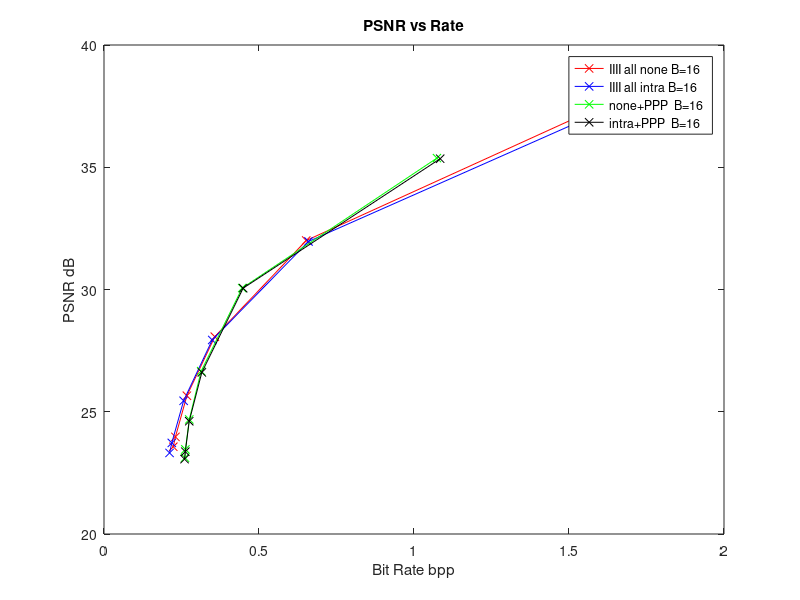
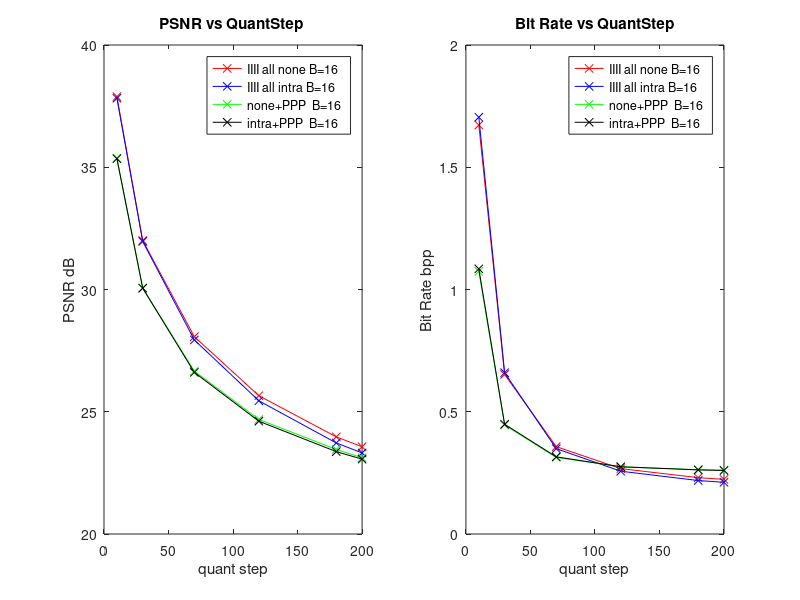
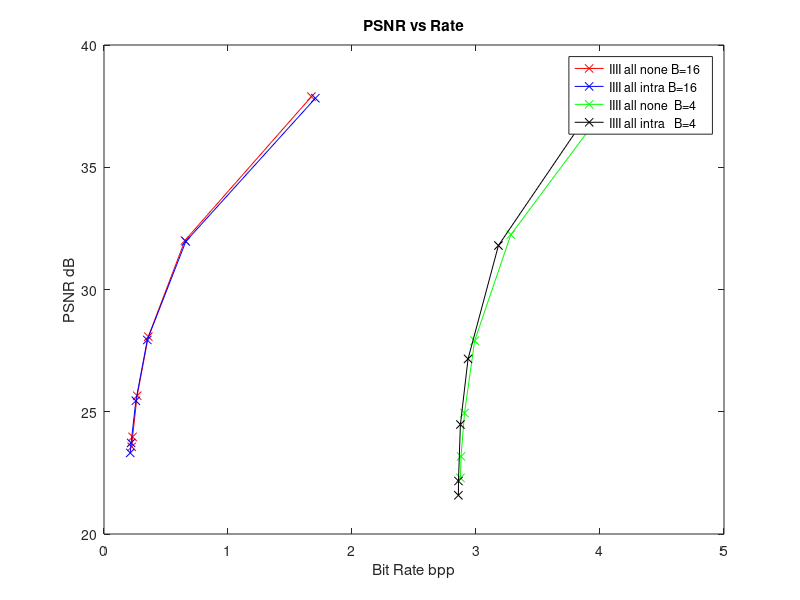
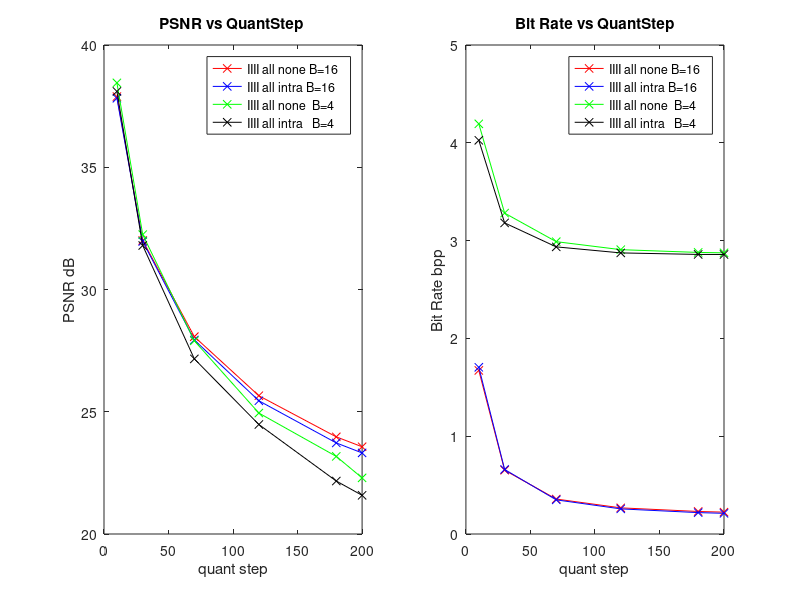

These charts were generated, in order, by the following MATLAB code:


%% RD ploting

%all none B=4
tElapsed11 =[236.3621  197.0320  358.4543  288.5968  261.3360  252.9651];
SizE11 =[8928160     6985176     6363576     6189600     6129352     6120656];
bitRate11 =[4.1938    3.2811    2.9891    2.9074    2.8791    2.8750];
avrgPSNR11 =[38.4515   32.2451   27.9025   24.9471   23.1736   22.2949];
avrgCOST11 =[11.2209   39.7552  106.1039  208.7649  313.7951  383.9370];
%all intra B=4
tElapsed22 =[681.3213  636.2811  474.9037  311.0653  302.5722  297.3892];
SizE22 =[8569928     6771832     6250224     6118952     6085592     6084544];
bitRate22 =[4.0255    3.1809    2.9359    2.8742    2.8586    2.8581];
avrgPSNR22 =[38.1023   31.7993   27.1623   24.4783   22.1662   21.5823];
avrgCOST22 =[11.8172   43.8389  125.5886  232.4231  395.5349  453.1738];
   
QuantStep=[ 10  30  70  120  180 200];  
%all none  B=16
tElapsed1 =[95.8735   43.3796   25.5283   19.9016   19.8156   18.6191]
SizE1 =[3560584     1388816      760920      569208      490392      475728]
bitRate1 =[1.6725    0.6524    0.3574    0.2674    0.2304    0.2235]
avrgPSNR1 =[37.8885   32.0040   28.0705   25.6560   23.9731   23.5682]
avrgCOST1 =[36.2398   49.5503  105.0847  179.0474  262.2236  287.6886]

%all intra B=16
tElapsed2 =[175.6260  129.3222  110.9515  105.3253  105.1820  103.4554]
SizE2 =[3629000     1404416      743264      546640      465664      450232]
bitRate2 =[1.7046    0.6597    0.3491    0.2568    0.2187    0.2115]
avrgPSNR2 =[37.8230   31.9641   27.9359   25.4488   23.7251   23.3160]
avrgCOST2 =[36.9393   50.0506  108.1450  187.5368  277.2665  304.5338]

% none PPP B=16

tElapsed3 =1.0e+03 *[1.0363    1.0238    0.9758    0.9745    0.9722    0.9748];
SizE3 =[2286464      948840      667168      585712      558968      556200];
bitRate3 =[1.0740    0.4457    0.3134    0.2751    0.2626    0.2613];
avrgPSNR3 =[35.3747   30.0609   26.6618   24.6845   23.4601   23.1165];
avrgCOST3 =[43.8779   73.3160  146.8355  226.8523  297.9880  321.9070];

% intra PPP B=16

tElapsed4 =1.0e+03 *[1.0038    0.9862    0.9820    0.9812    0.9820    0.9784]
SizE4 =[2308472      955472      671976      585192      558456      552984]
bitRate4 =[1.0844    0.4488    0.3156    0.2749    0.2623    0.2598]
avrgPSNR4 =[35.3493   30.0531   26.6097   24.6128   23.3683   23.0609]
avrgCOST4 =[44.1765   73.4361  148.4213  230.1699  303.9453  325.7485]

%%
figure;
plot(bitRate1,avrgPSNR1,'-xr',bitRate2,avrgPSNR2,'-xb',bitRate3,avrgPSNR3,'-xg',bitRate4,avrgPSNR4,'-xk');
title('PSNR vs Rate');xlabel('Bit Rate bpp'); ylabel('PSNR dB');
legend('IIII all none B=16 ','IIII all intra B=16','none+PPP  B=16 ','intra+PPP  B=16 ');

figure;
subplot(121),plot(QuantStep,avrgPSNR1,'-xr',QuantStep,avrgPSNR2,'-xb',QuantStep,avrgPSNR3,'-xg',QuantStep,avrgPSNR4,'-xk');
title('PSNR vs QuantStep ');xlabel('quant step'); ylabel('PSNR dB');
legend('IIII all none B=16 ','IIII all intra B=16','none+PPP  B=16 ','intra+PPP  B=16 ');

subplot(122),plot(QuantStep,bitRate1,'-xr',QuantStep,bitRate2,'-xb',QuantStep,bitRate3,'-xg',QuantStep,bitRate4,'-xk');
title('Bit Rate vs QuantStep');xlabel('quant step'); ylabel('Bit Rate bpp');
legend('IIII all none B=16 ','IIII all intra B=16','none+PPP  B=16 ','intra+PPP  B=16 ');

%%
%%
figure;
plot(bitRate1,avrgPSNR1,'-xr',bitRate2,avrgPSNR2,'-xb',bitRate11,avrgPSNR11,'-xg',bitRate22,avrgPSNR22,'-xk');
title('PSNR vs Rate');xlabel('Bit Rate bpp'); ylabel('PSNR dB');
legend('IIII all none B=16 ','IIII all intra B=16','IIII all none  B=4 ','IIII all intra   B=4 ');

figure;
subplot(121),plot(QuantStep,avrgPSNR1,'-xr',QuantStep,avrgPSNR2,'-xb',QuantStep,avrgPSNR11,'-xg',QuantStep,avrgPSNR22,'-xk');
title('PSNR vs QuantStep ');xlabel('quant step'); ylabel('PSNR dB');
legend('IIII all none B=16 ','IIII all intra B=16','IIII all none  B=4 ','IIII all intra   B=4 ');

subplot(122),plot(QuantStep,bitRate1,'-xr',QuantStep,bitRate2,'-xb',QuantStep,bitRate11,'-xg',QuantStep,bitRate22,'-xk');
title('Bit Rate vs QuantStep');xlabel('quant step'); ylabel('Bit Rate bpp');
legend('IIII all none B=16 ','IIII all intra B=16','IIII all none  B=4 ','IIII all intra   B=4 ');
